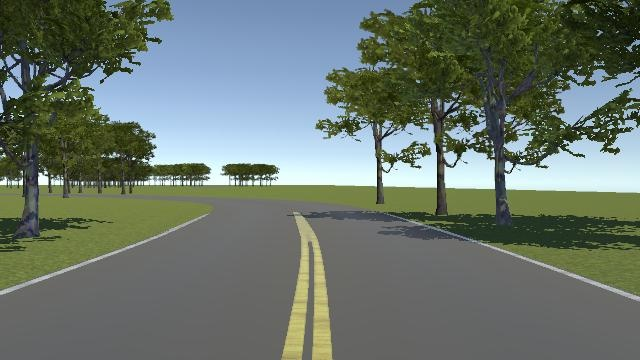
#> input picture img/img_10.jpg, 640 x 360 px
$ python -i Show.py   (imports and definitions only)
#> lines starting #> are read from the running program, lines starting #| are printed output that depends on the picture; after the words box and inside, x2 and y2 are one past the last pixel; in counts of white or black regions, pixels touching at a corner belong together
#> further down, picture is the input picture: shape (360, 640, 3); mean B, G, R 108.4, 117.7, 106.1
import socket
import cv2
import numpy as np
import time
import json
import base64

# [1 line not run here, left out]
sendBack_angle = 0
sendBack_Speed = 0
current_speed = 0
current_angle = 0
# [1 line that did not run here, left out]
PORT = 54321
# [1 line not run here, left out]

def Control(angle, speed):
    global sendBack_angle, sendBack_Speed
    sendBack_angle = angle
    sendBack_Speed = speed

error_arr = np.zeros(5)
pre_t = time.time()
MAX_SPEED = 60

def PID(error, p, i, d):
    global pre_t, error_arr
    error_arr[1:] = error_arr[0:-1]
    error_arr[0] = error
    P = error * p
    delta_t = time.time() - pre_t
    pre_t = time.time()
    if delta_t != 0:
        D = (error - error_arr[1]) / delta_t * d
    else:
        D = 0
    I = np.sum(error_arr) * delta_t * i
    angle = P + I + D
    if abs(angle) > 25:
        angle = np.sign(angle) * 25
    return int(angle)

def remove_shadow(image):
    hsv_image = cv2.cvtColor(image, cv2.COLOR_BGR2HSV)
#> hsv_image: shape (360, 640, 3); mean H, S, V 61.2, 69.2, 124.4
    cv2.imshow('hsv_image0', hsv_image)
    lower_shadow = np.array([0, 0, 0])
    upper_shadow = np.array([180, 255, 40])
    shadow_mask = cv2.inRange(hsv_image, lower_shadow, upper_shadow)
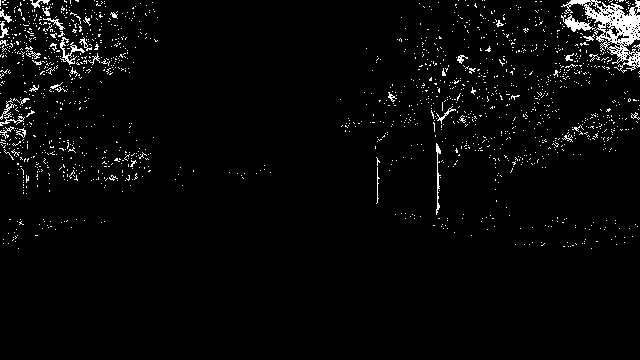
#> shadow_mask: shape (360, 640); 3% white in thin lines or dots, all inside (x1, y1, x2, y2) = (0, 0, 640, 249)
    cv2.imshow('shadow_mask', shadow_mask)
    image_no_shadow = cv2.addWeighted(image, 1, cv2.cvtColor(shadow_mask, cv2.COLOR_GRAY2BGR), 1, 0)
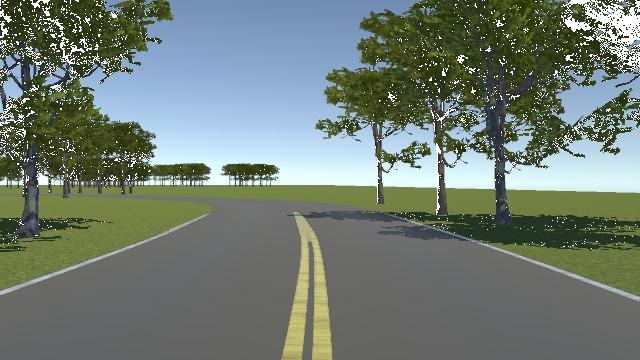
#> image_no_shadow: shape (360, 640, 3); mean B, G, R 115.8, 124.5, 113.2
    cv2.imshow('image_no_shadow', image_no_shadow)
    return image_no_shadow

def detect_yellow_line(image):
    image_without_shadow = remove_shadow(image)
    hsv_image = cv2.cvtColor(image_without_shadow, cv2.COLOR_BGR2HSV)
#> hsv_image: shape (360, 640, 3); mean H, S, V 59.7, 64, 131.2
    cv2.imshow('hsv_image', hsv_image)
    lower_yellow = np.array([20, 50, 50])
    upper_yellow = np.array([40, 255, 255])
    yellow_mask = cv2.inRange(hsv_image, lower_yellow, upper_yellow)
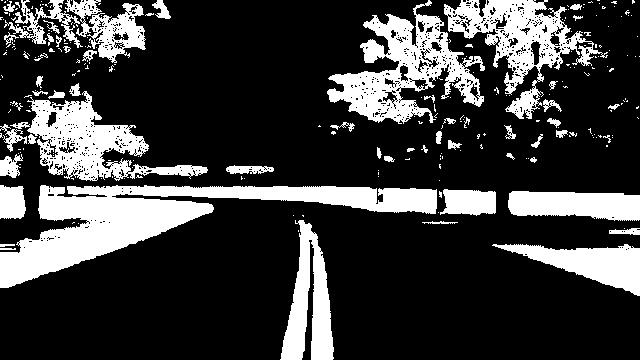
#> yellow_mask: shape (360, 640); 23.6% white; 263 white regions (206 under 20 px), largest, box (x1, y1, x2, y2) and area: (0, 185, 437, 288) 14657, (327, 0, 485, 124) 7594, (444, 0, 608, 119) 6159
    cv2.imshow('yellow_mask', yellow_mask)
    yellow_detected = cv2.bitwise_and(image_without_shadow, image_without_shadow, mask=yellow_mask)
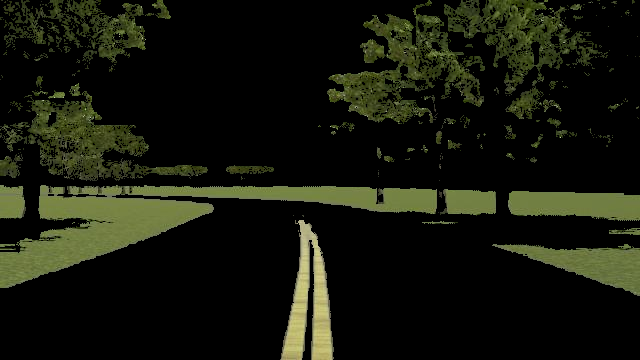
#> yellow_detected: shape (360, 640, 3); mean B, G, R 12.7, 23.9, 21.6
    cv2.imshow('yellow_detected', yellow_detected)
    gray_yellow = cv2.cvtColor(yellow_detected, cv2.COLOR_BGR2GRAY)
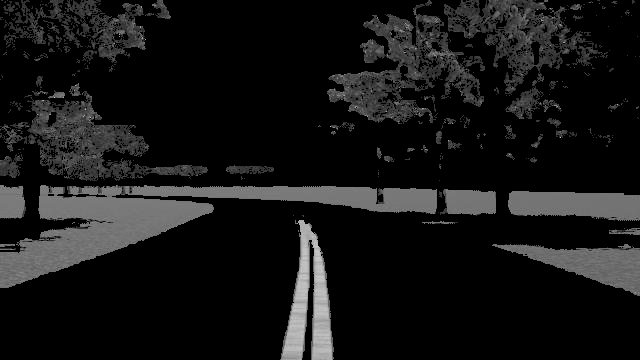
#> gray_yellow: shape (360, 640); min 0, max 203, mean 21.9
    cv2.imshow('gray_yellow', gray_yellow)
    _, binary_yellow = cv2.threshold(gray_yellow, 128, 255, cv2.THRESH_BINARY)
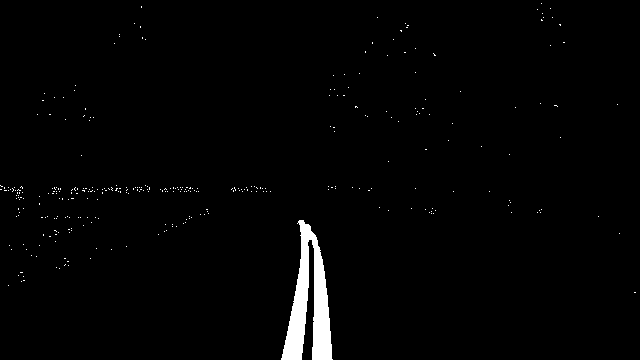
#> binary_yellow: shape (360, 640); 1.7% white; 321 white regions (320 under 20 px)
    cv2.imshow('binary_yellow', binary_yellow)
    contours, _ = cv2.findContours(binary_yellow, cv2.RETR_EXTERNAL, cv2.CHAIN_APPROX_SIMPLE)
#> contours = 321 contours, 320 with area under 20; largest, box (x1, y1, x2, y2) and area: (281, 220, 333, 360) 3222
    if contours:
        yellow_line_contour = max(contours, key=cv2.contourArea)
#> yellow_line_contour = contour of 134 points, box (x1, y1, x2, y2) (281, 220, 333, 360), area 3222
        M = cv2.moments(yellow_line_contour)
#> M = moments, m00 3222.5, centre m10/m00, m01/m00 = (309, 305.6)
        center_x = int(M["m10"] / M["m00"]) if M["m00"] != 0 else 0
#> center_x = 308
        return center_x
    else:
        return image.shape[1] // 2

def process_image(image):
    image_without_shadow = remove_shadow(image)
    center_of_road = detect_yellow_line(image_without_shadow)
    deviation = center_of_road - (image.shape[1] // 2)
    angle_setpoint = PID(deviation, p=0.1, i=0.01, d=0.05)
    if abs(angle_setpoint) < 10:
        adjusted_speed = 70
    else:
        adjusted_speed = 50
    return adjusted_speed

# [25 lines not run here, left out]

>>> import cv2
>>> picture = cv2.imread('../img/img_10.jpg')
>>> result = detect_yellow_line(picture)
#> result = 308

$ run again, on img/img_109.jpg
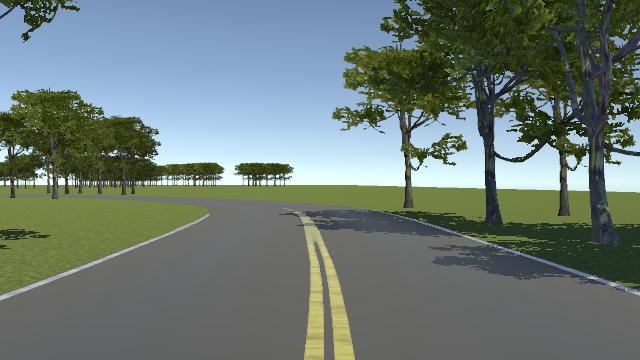
#> input picture img/img_109.jpg, 640 x 360 px
#> picture is the input picture: shape (360, 640, 3); mean B, G, R 117.6, 122.1, 109.5
#> in remove_shadow, `shadow_mask = cv2.inRange(hsv_image, lower_shadow, upper_shadow)`:
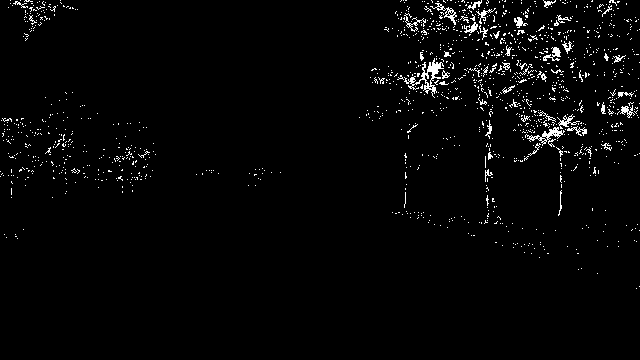
#> shadow_mask: shape (360, 640); 2.4% white in thin lines or dots, all inside (x1, y1, x2, y2) = (0, 0, 640, 289)
#> yellow_mask: shape (360, 640); 19.5% white; 241 white regions (190 under 20 px), largest, box (x1, y1, x2, y2) and area: (0, 185, 486, 295) 19122, (0, 92, 220, 180) 7405, (303, 226, 356, 360) 3920
#> in detect_yellow_line, `_, binary_yellow = cv2.threshold(gray_yellow, 128, 255, cv2.THRESH_BIN..`:
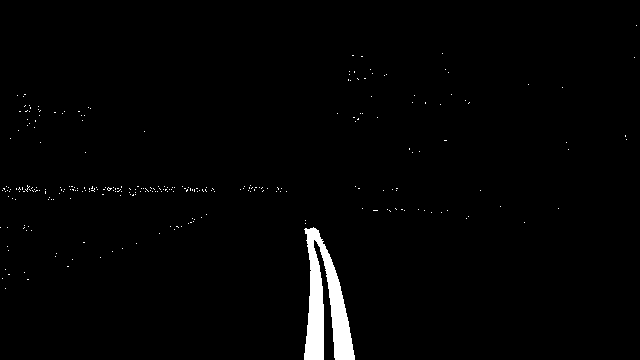
#> binary_yellow: shape (360, 640); 1.7% white; 271 white regions (270 under 20 px)
#> contours = 271 contours, 270 with area under 20; largest, box (x1, y1, x2, y2) and area: (304, 227, 355, 360) 3164
#> yellow_line_contour = contour of 179 points, box (x1, y1, x2, y2) (304, 227, 355, 360), area 3164
#> M = moments, m00 3164.5, centre m10/m00, m01/m00 = (325.3, 307)
#> center_x = 325
